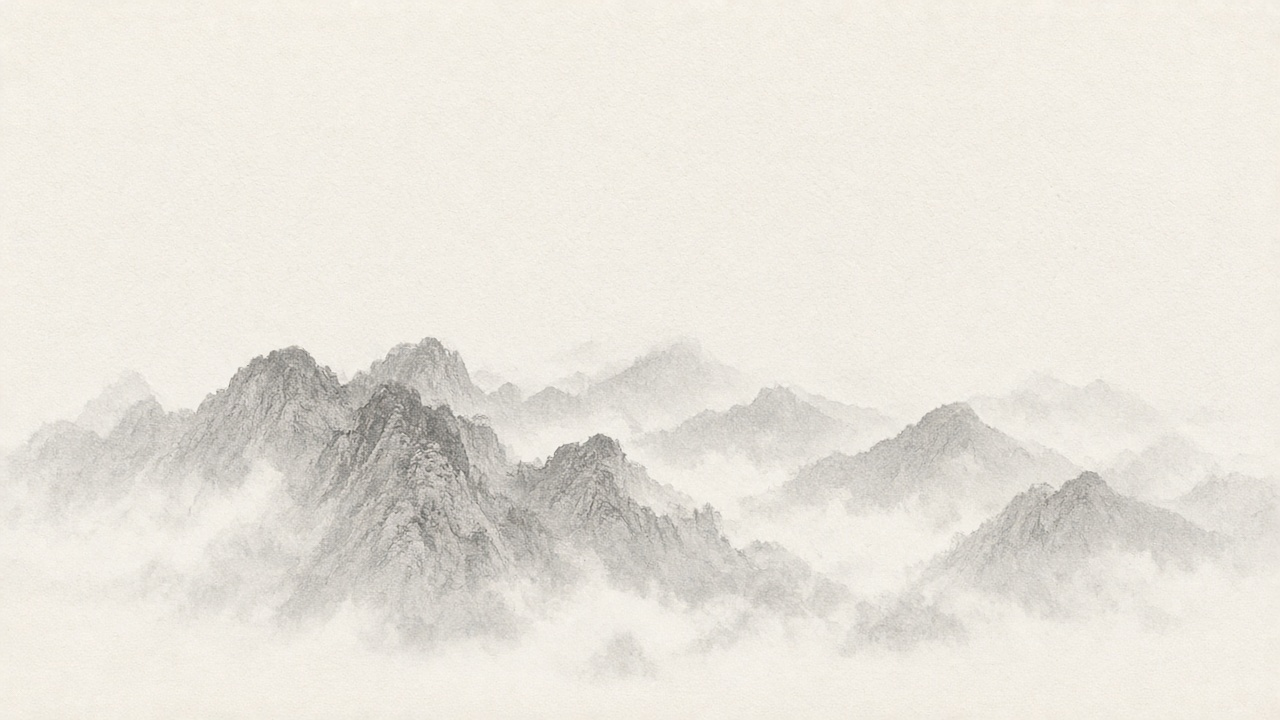
#> input picture tools/art/mirror_lake/sources/far1_c2.jpg, 1280 x 720 px
$ python -i build_mirror_lake_art.py   (imports and definitions only)
#> lines starting #> are read from the running program, lines starting #| are printed output that depends on the picture
#!/usr/bin/env python3
"""镜湖 (Mirror Lake) 水墨分层美术管线 / AI ink-wash art pipeline.

Builds the four runtime layers of the 镜湖 map from the AI-generated ink-wash sources in ./sources
(GenerateImage candidates, picked per segment — see prompts.md) plus procedural water:

    01_paper.png          宣纸底 + 阳/阴 天空（不含日月），1280x1110，不滚动 (ratio 0)
    02_far_mountains.png  远山：3 张 AI 远景交叠淡入淡出拼成长卷 (ratio 0.12)
    03_mid_scenery.png    中景：AI 单景(松/竹/亭/舟/桥/石/柳/湖心楼)抠成透明 PNG 后摆放 (ratio 0.5)
    04_lake_ground.png    地面：近岸石/芦苇/汀步 + 立体水面(透视水纹/椭圆涟漪/高光带) (ratio 1.0)
    sun.png / moon.png    落日（阳）/ 月亮（阴）独立精灵，256x256 透明 PNG，与 01_paper 同视差(0)，阴阳切换时交叉淡变
    player_water_contact.png  主角脚下的接触阴影/涟漪(运行时挂在主角脚下)

World width has ONE source of truth: `const WORLD_LENGTH` in mirror_lake.gd (read by regex here, and by
the test). Layer width = ceil((1280 + (W-1280)*ratio)/32)*32. Every image is 1110 px tall; rows 0..554
are 阳 (yang), 555..1109 are 阴 (yin = flipped, tone-inverted, ripple-distorted reflection + water band).
The waterline (world y = 555 = SideviewMapLayout.GROUND_BASELINE_Y) is the seam between rows 554/555.

Usage:  python build_mirror_lake_art.py --gd path/to/mirror_lake.gd --out DIR [--preview DIR] [--only paper far ...]
Needs:  numpy, scipy, Pillow, Noto Serif CJK (colophon/seal). The PC has no Python; run on any box with these.
"""
import argparse
import math
import os
import re

import numpy as np
from PIL import Image, ImageDraw, ImageFont
from scipy.ndimage import gaussian_filter, gaussian_filter1d, maximum_filter, map_coordinates

HERE = os.path.dirname(os.path.abspath(__file__))
SRC = os.path.join(HERE, "sources")

VIEW_W, VIEW_H = 1280, 720
YH = 555                     # rows above the waterline (yang half)
H = YH * 2                   # 1110
RATIO_FAR, RATIO_MID, RATIO_GROUND = 0.12, 0.5, 1.0
WORLD_W = 15360              # overwritten from mirror_lake.gd
STAND_D = 64                 # rows below the waterline where the feet stand (STAND_OFFSET_Y in mirror_lake.gd)


# [12 lines left out: functions read_world_length, read_stand_offset, not called in this run]


def layer_width(ratio):
    return int(math.ceil((VIEW_W + (WORLD_W - VIEW_W) * ratio) / 32.0) * 32)


def boss_center_x():
    return WORLD_W - VIEW_W          # contract: BOSS_ARENA_CENTER_X = WORLD_LENGTH - VIEW_WIDTH


PAPER_YANG = np.array([242, 235, 219], np.float32)      # 宣纸 off-white
INK_YANG = np.array([36, 37, 35], np.float32)           # 墨
PAPER_YIN = np.array([30, 34, 36], np.float32)          # 阴: 墨底
INK_YIN = np.array([206, 203, 188], np.float32)         # 阴: 淡墨变亮
MIST_YIN = np.array([58, 66, 69], np.float32)
CINNABAR = np.array([178, 40, 31], np.float32)          # 朱砂
CINNABAR_YIN = np.array([132, 52, 44], np.float32)

FONT_CANDIDATES = [
    "/usr/share/fonts/opentype/noto/NotoSerifCJK-Bold.ttc",
    "C:/Windows/Fonts/msyhbd.ttc", "C:/Windows/Fonts/simsun.ttc",
]


def smoothstep(a, b, x):
    t = np.clip((x - a) / (b - a), 0.0, 1.0)
    return t * t * (3 - 2 * t)


def rnorm(rng, shape, sx, sy):
    n = gaussian_filter(rng.standard_normal(shape).astype(np.float32), (sy, sx), mode="reflect")
    return (n - n.mean()) / (n.std() + 1e-6)


def noise1d(rng, n, sigma):
    v = gaussian_filter1d(rng.standard_normal(n), sigma, mode="reflect")
    return (v - v.mean()) / (v.std() + 1e-9)


def screen(a, b):
    return 1.0 - (1.0 - a) * (1.0 - b)


# ---------------------------------------------------------------- layer buffers

class Layer:
    """Yang-half accumulation buffers. ink: dark ink density; mist: paper-coloured veil;
    red: cinnabar. apply_mist veils everything painted so far (depth), add_ink paints on top."""

    # [5 lines left out: function __init__, not called in this run]

    def add_ink(self, arr, x0, y0, tone=1.0):
        self._blend(self.ink, arr * tone, x0, y0)

    def add_red(self, arr, x0, y0):
        self._blend(self.red, arr, x0, y0)

    # [130 lines left out: functions apply_mist, _blend, compose_half, to_png, dry_mask, mist_band and 4 more, not called in this run]


# ================================================================ AI sprite handling
def _resize_f(a, w, h):
    return np.asarray(Image.fromarray(a.astype(np.float32), "F").resize((max(1, int(w)), max(1, int(h))), Image.LANCZOS), np.float32)


def ink_alpha(path, gain=1.18, floor=0.05):
    """宣纸底 -> 透明 ("multiply to alpha"): alpha = 1 - pixel/paper, so ink keeps its tone and paper vanishes."""
#> called with path = 'sources/far1_c2.jpg', gain = 1.18, floor = 0.05
    im = np.asarray(Image.open(path).convert("L"), np.float32) / 255.0
    small = im[::8, ::8]
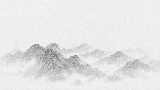
#> small: shape (90, 160) float32; min 0.404, max 0.969, mean 0.9
    local = gaussian_filter(maximum_filter(small, size=45), 6)
    bg = np.asarray(Image.fromarray(local, "F").resize((im.shape[1], im.shape[0]), Image.BICUBIC), np.float32)
    bg = np.maximum(bg, 0.93 * np.percentile(im, 99))
    a = (1.0 - im / np.maximum(bg, 0.05) - floor) * gain / (1.0 - floor)
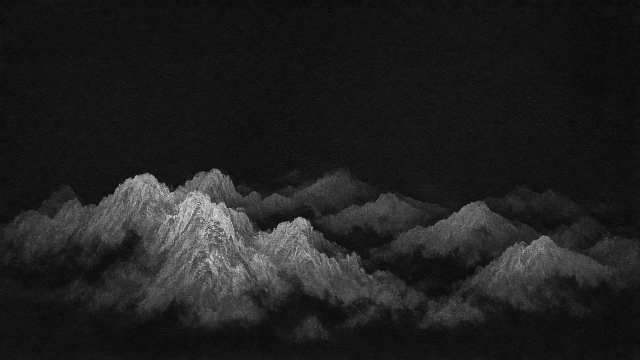
#> a: shape (720, 1280) float32 (shown at 1/2 size); min -0.0822, max 0.73, mean 0.0213; drawn with min black and max white
    return np.clip(a, 0.0, 1.0)
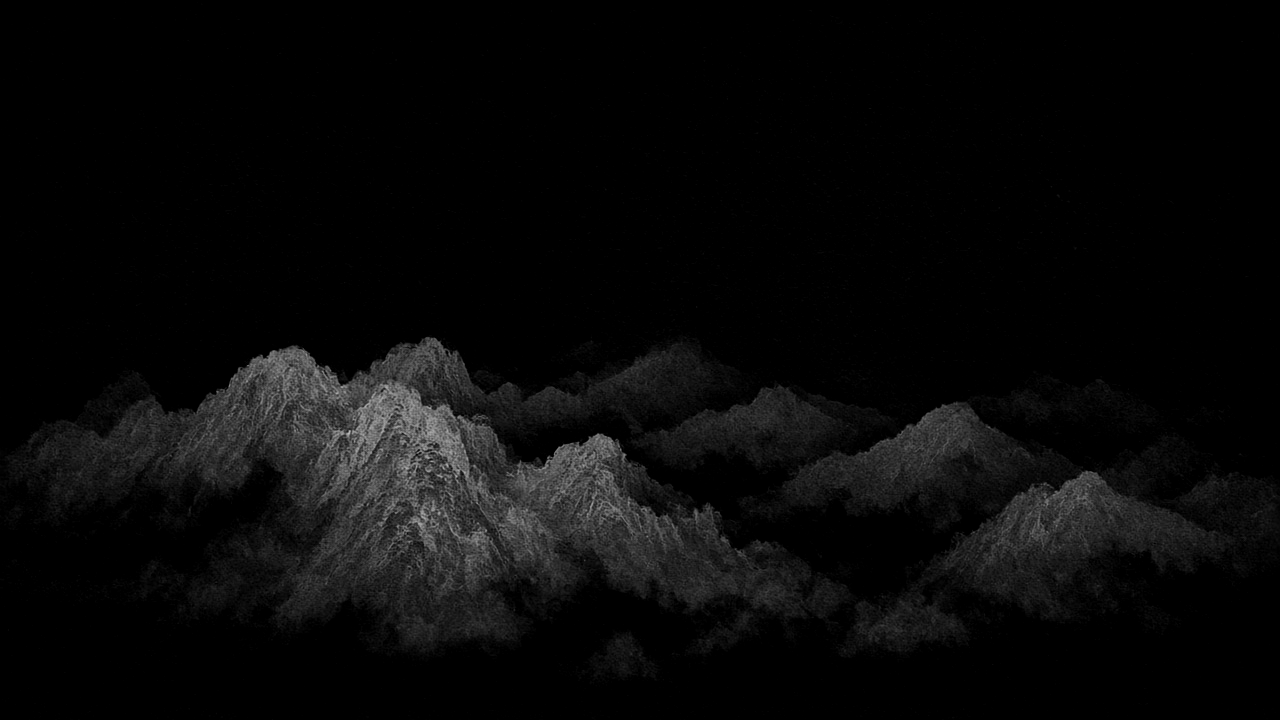
#> returned value: shape (720, 1280) float32; min 0, max 0.73, mean 0.0363


# [21 lines left out: function load_sprite, not called in this run]


SPRITES = {   # name -> (source, ybase or None)
    "pine_a": ("mid1_c3", None), "pine_b": ("mid1_c2", None),
    "bamboo_a": ("mid2_c3", None), "bamboo_b": ("mid2_c1", None),
    "pavilion_a": ("mid3_c3", None), "pavilion_b": ("mid3_c1", None),
    "boat": ("mid4_c3", 505), "bridge": ("mid5_c2", 570),
    "pillars_a": ("mid6_c3", None), "pillars_b": ("mid6_c1", None),
    "willow_a": ("mid7_c3", None), "willow_b": ("mid7_c2", None),
    "landmark": ("mid8_c2", 556),
    "rocks_a": ("g1_c2", None), "rocks_b": ("g1_c3", None),
    "reeds_a": ("g2_c1", None), "reeds_b": ("g2_c2", None), "reeds_c": ("g2_c3", None),
    "slabs_a": ("g3_c3", None), "slabs_b": ("g3_c2", None),
}
_cache = {}


# [16 lines left out: functions sprite, place, not called in this run]


# ================================================================ yin (reflection) + water
REFL_INK = np.array([150, 154, 146], np.float32)   # 倒影墨色：比 INK_YIN 暗一档，水面才读得出高光/暗纹

# [125 lines left out: functions over, reflection, water_surface, stack_layer, not called in this run]


# ================================================================ layers
def mid_x(x):
    return x * layer_width(RATIO_MID) / 8320.0


# [39 lines left out: function build_far, not called in this run]


MID_PLAN = [   # (sprite, x in 8320-wide mid space, height px, flip) — zones: entry <1600, puzzle one <4160, puzzle two <6720, boss
    ("willow_a", 420, 330, False), ("pine_a", 1030, 420, False),
    ("bamboo_a", 1720, 380, False), ("pavilion_a", 2330, 330, False), ("boat", 2960, 150, False),
    ("pillars_a", 3520, 400, False), ("bridge", 4060, 250, False),
    ("pine_b", 4650, 390, True), ("bamboo_b", 5250, 360, True), ("willow_b", 5850, 340, True),
    ("pavilion_b", 6360, 320, True),
    ("landmark", 7360, 360, False), ("boat", 7960, 125, True),
]


# [12 lines left out: function build_mid, not called in this run]


GROUND_PLAN = [   # (sprite, world x, height, flip). The boss arena (W-1280 +-780) is kept clear on purpose.
    ("rocks_a", 150, 270, False),
    ("rocks_b", 900, 140, False), ("reeds_a", 1750, 230, False), ("slabs_a", 2350, 60, False),
    ("rocks_a", 3100, 150, True), ("reeds_b", 3700, 210, False), ("slabs_b", 4300, 55, False),
    ("rocks_b", 5000, 170, True), ("reeds_c", 5800, 240, True), ("slabs_a", 6400, 65, True),
    ("reeds_a", 7100, 200, True),
    ("rocks_a", 8100, 150, False), ("reeds_b", 8800, 230, True), ("slabs_b", 9500, 60, True),
    ("rocks_b", 10200, 160, False), ("reeds_c", 10900, 210, False), ("slabs_a", 11600, 60, False),
    ("reeds_a", 12300, 220, True),
    ("rocks_a", 12950, 130, True),
    ("rocks_b", 15180, 280, True),
]


# [17 lines left out: function build_ground, not called in this run]


# ================================================================ 日 / 月（独立精灵）
CEL = 256                       # 精灵边长；圆心在正中
SUN_WORLD_C = (905, 252)        # 落日圆心在 01_paper 里的位置（与旧版烤进纸底的位置一致）
MOON_WORLD_C = (905, 252)       # 月亮圆心（与落日重合，同一块天空）
SUN_R, MOON_R = 54, 52


# [49 lines left out: functions build_sun, build_moon, not called in this run]


def build_celestials(out_dir):
    to_png(build_sun(), os.path.join(out_dir, "sun.png"))
    to_png(build_moon(), os.path.join(out_dir, "moon.png"))


# [18 lines left out: function build_contact, not called in this run]


# ================================================================ preview
def parallax_off(cam_x, ratio):
    return int(round((cam_x - VIEW_W / 2) * ratio))


# [72 lines left out: functions render_frame, build_previews, to_png, main, not called in this run]


# [2 lines not run here, left out]

>>> result = ink_alpha('sources/far1_c2.jpg')

$ run again, on tools/art/mirror_lake/sources/g1_c3.jpg
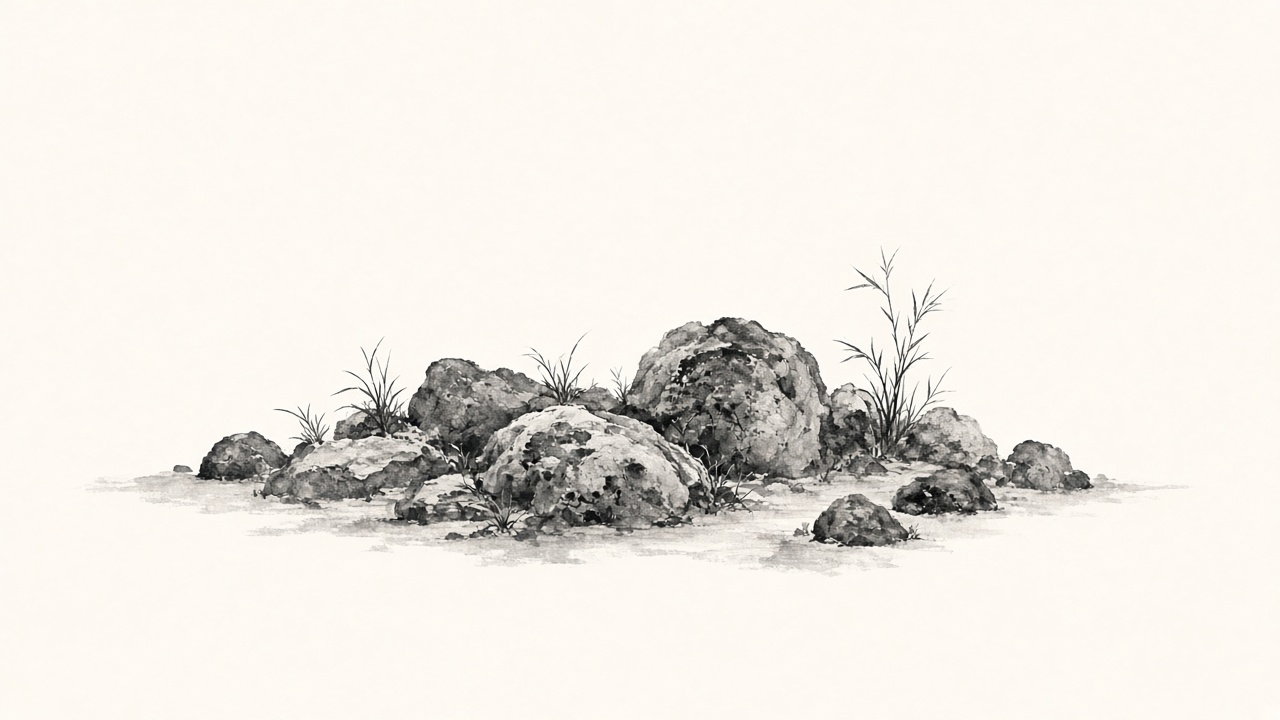
#> input picture tools/art/mirror_lake/sources/g1_c3.jpg, 1280 x 720 px
#> in ink_alpha, `small = im[::8, ::8]`:
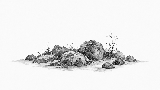
#> small: shape (90, 160) float32; min 0.0392, max 1, mean 0.919
#> in ink_alpha, `return np.clip(a, 0.0, 1.0)`:
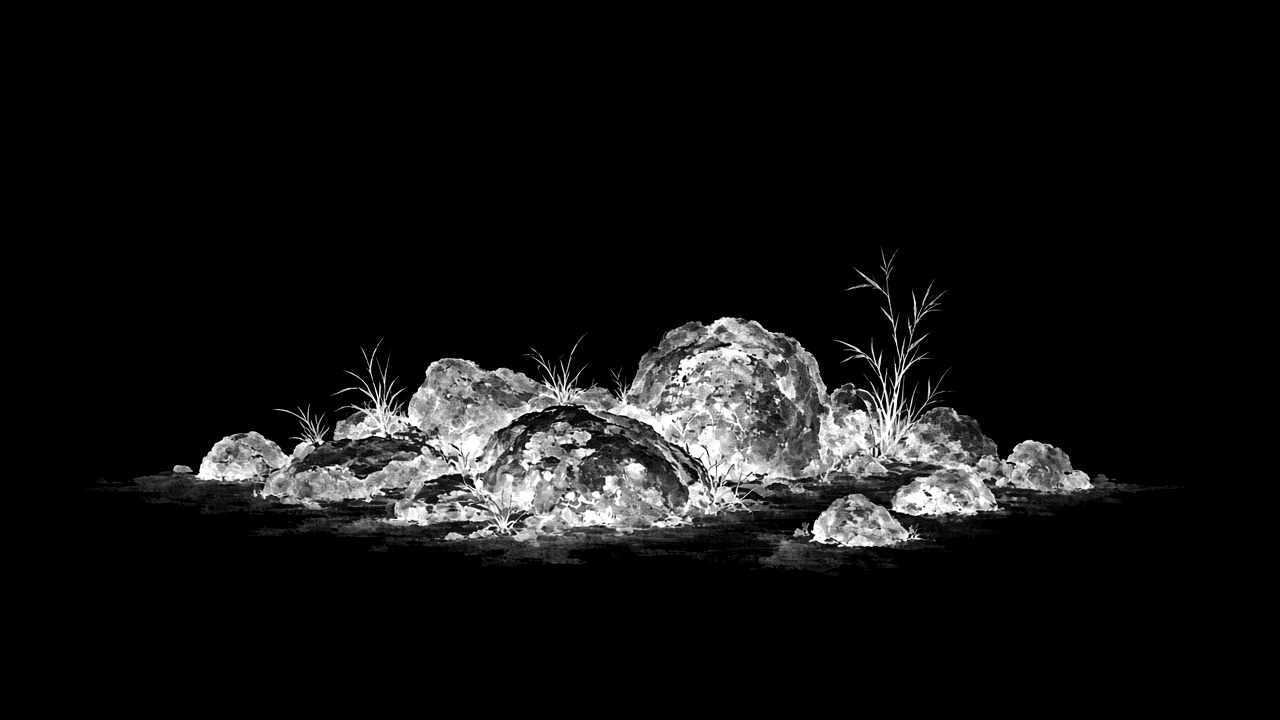
#> returned value: shape (720, 1280) float32; min 0, max 1, mean 0.0699

$ run again, on tools/art/mirror_lake/sources/g2_c1.jpg
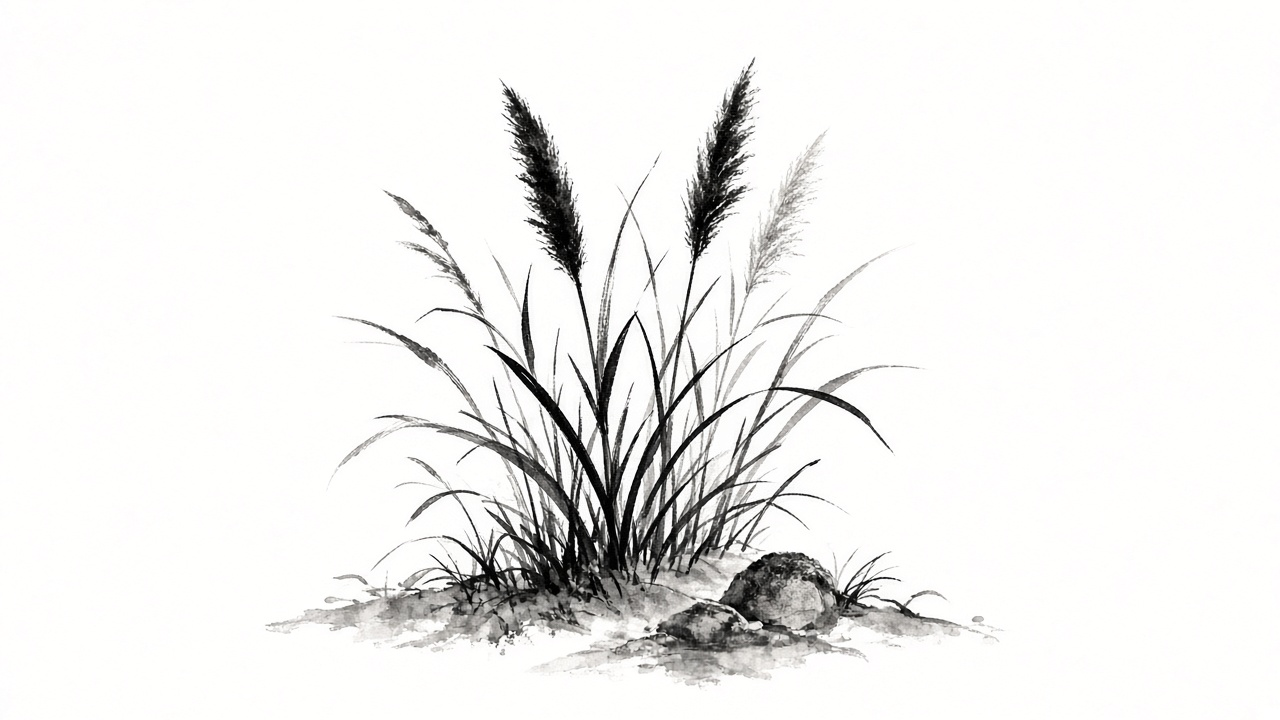
#> input picture tools/art/mirror_lake/sources/g2_c1.jpg, 1280 x 720 px
#> in ink_alpha, `small = im[::8, ::8]`:
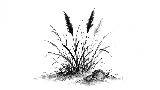
#> small: shape (90, 160) float32; min 0, max 1, mean 0.935
#> local: shape (90, 160) float32; every value is 1
#> bg: shape (720, 1280) float32; every value is 1
#> in ink_alpha, `return np.clip(a, 0.0, 1.0)`:
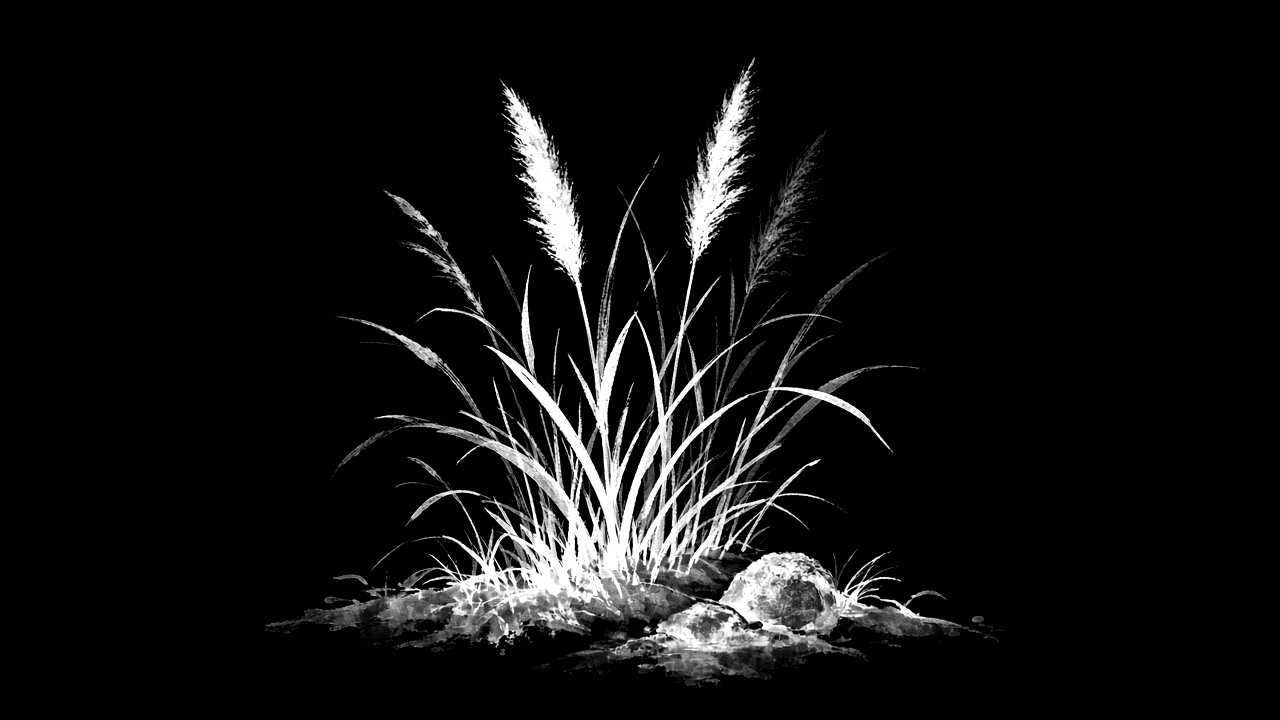
#> returned value: shape (720, 1280) float32; min 0, max 1, mean 0.0677
